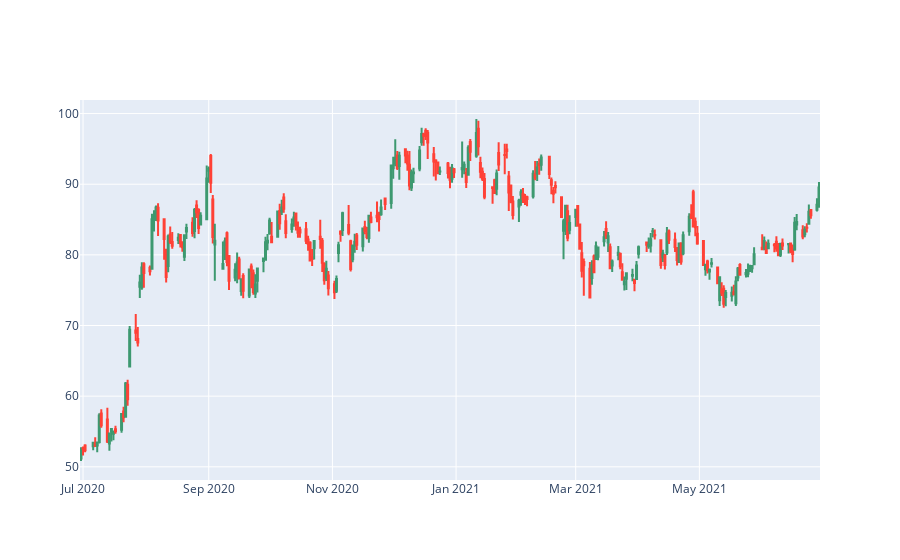

Source (notebook cell):
### Code cell
plot_price_history(hist)

### Figure 1 — Plotly figure (JSON) as saved in the notebook; plotly's stock layout.template omitted (floating-point values rounded to 4 significant figures; data arrays with more than 128 entries replaced by an {"elided": "..."} marker saying what was removed)
{"data": [{"close": {"elided": "252 float values"}, "high": {"elided": "252 float values"}, "low": {"elided": "252 float values"}, "open": {"elided": "252 float values"}, "type": "candlestick", "x": {"elided": "252 str values"}}], "layout": {"xaxis": {"rangeslider": {"visible": false}}}}
